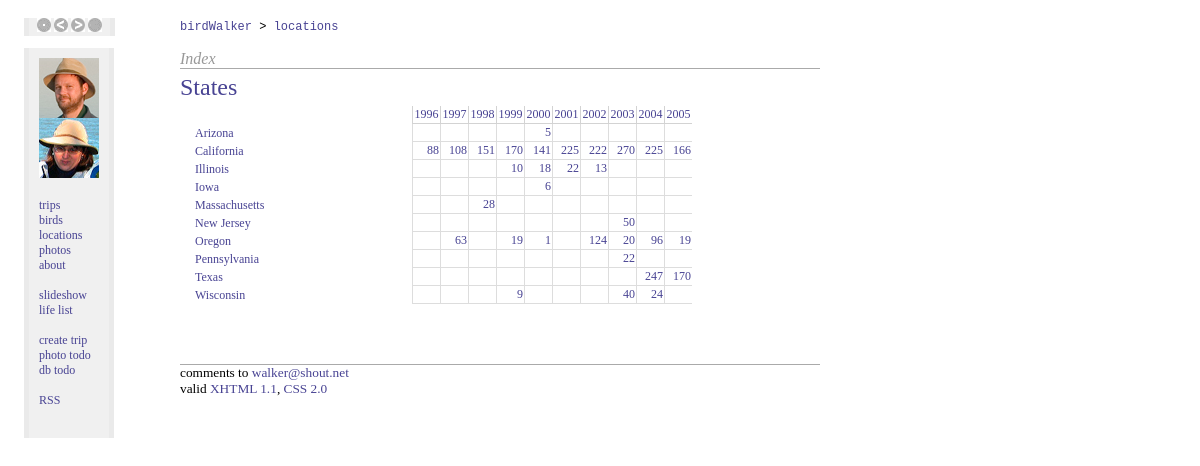
The app's page /stateindex.php with its own data.
### tables this page shows
CREATE TABLE state (
  objectid mediumint(9) NOT NULL auto_increment,
  Name varchar(16) default NULL,
  Abbreviation varchar(16) default NULL,
  Notes text,
  PRIMARY KEY  (objectid)
) TYPE=MyISAM;

### stateindex.php (the view, shortened to what this page needs)
<?php
require_once("./birdwalker.php");
$stateStats = performQuery("SELECT
    location.State,
    count(distinct sighting.SpeciesAbbreviation) AS SpeciesCount,
    year(sighting.TripDate) AS theyear
  FROM location, sighting
  WHERE sighting.LocationName=location.Name
  GROUP BY location.State, theyear
  ORDER BY State, theyear");
$visitedStatesQuery = performQuery("
    SELECT DISTINCT(state.objectid)
      FROM state, location, sighting
      WHERE state.Abbreviation=location.State and location.Name=sighting.LocationName ORDER BY state.Name");
while ($info = mysql_fetch_array($stateStats))
{
	$state = $info["State"];
	$year = $info["theyear"];
	$speciesCount = $info["SpeciesCount"];
	$table[$state][$year] = $speciesCount;
}
?>
    <div class=contentright>
      <div class="pagesubtitle">Index</div>
      <div class="titleblock">
        <div class=pagetitle>States</div>
      </div>
<table class=metadata cellpadding=1 cellspacing=0 width=80%>
  <tr><td></td><? insertYearLabels() ?></tr>
<? while ($info = mysql_fetch_array($visitedStatesQuery))
   { $id = $info["objectid"];
	 $info = getStateInfo($id);
     $state = $info["Abbreviation"]; ?>
    <tr>
      <td class=firstcell><a href="./statedetail.php?id=<?= $info["objectid"] ?>"><?= getStateNameForAbbreviation($state) ?></a></td>
<?	  for ($year = getEarliestYear(); $year <= getLatestYear(); $year++)
	  { ?>
		  <td class=bordered align=right>
              <a href="./specieslist.php?stateid=<?= $id ?>&year=<?= $year ?>"><?= $table[$state][$year] ?></a>
          </td>
<?	  } ?>
    </tr>
<? } ?>
</table>
    </div>

### stylesheet.css (style rules this page uses)
.contentright { font: 10pt "Gill Sans", "Gill Sans MT", SansSerif; left: 15%; width: 640px; top: 50px; padding-bottom: 30px; position: absolute; }
.pagetitle { font: 18pt "Gill Sans", "Gill Sans MT", SansSerif; color:#484393 }
.pagesubtitle { font: 12pt "Gill Sans", "Gill Sans MT", SansSerif; font-style: italic; color: #999999 }
.metadata { font: 9pt "Gill Sans", "Gill Sans MT", SansSerif }
.titleblock { border-top: solid 1px #AAAAAA; padding-top: 5px; margin-bottom: 5px }
.firstcell { padding-left: 15px; white-space: nowrap; }
.bordered { border-left: solid 1px #DDDDDD; border-bottom: solid 1px #DDDDDD; width: 25px }
a { color:#484393; text-decoration:none; }

### records on screen
state: getStateNameForAbbreviation($state) "Arizona", Abbreviation "5"
state: getStateNameForAbbreviation($state) "California", Abbreviation "88", Abbreviation "108", Abbreviation "151", Abbreviation "170", Abbreviation "141", Abbreviation "225", Abbreviation "222", Abbreviation "270", Abbreviation "166"
state: getStateNameForAbbreviation($state) "Illinois", Abbreviation "10", Abbreviation "18", Abbreviation "22", Abbreviation "13"
state: getStateNameForAbbreviation($state) "Iowa", Abbreviation "6"
state: getStateNameForAbbreviation($state) "Massachusetts", Abbreviation "28"
state: getStateNameForAbbreviation($state) "New Jersey", Abbreviation "50"
state: getStateNameForAbbreviation($state) "Oregon", Abbreviation "63", Abbreviation "19", Abbreviation "1", Abbreviation "124", Abbreviation "20", Abbreviation "96"
state: getStateNameForAbbreviation($state) "Pennsylvania", Abbreviation "22"
state: getStateNameForAbbreviation($state) "Texas", Abbreviation "247", Abbreviation "170"
state: getStateNameForAbbreviation($state) "Wisconsin", Abbreviation "9", Abbreviation "40", Abbreviation "24"
